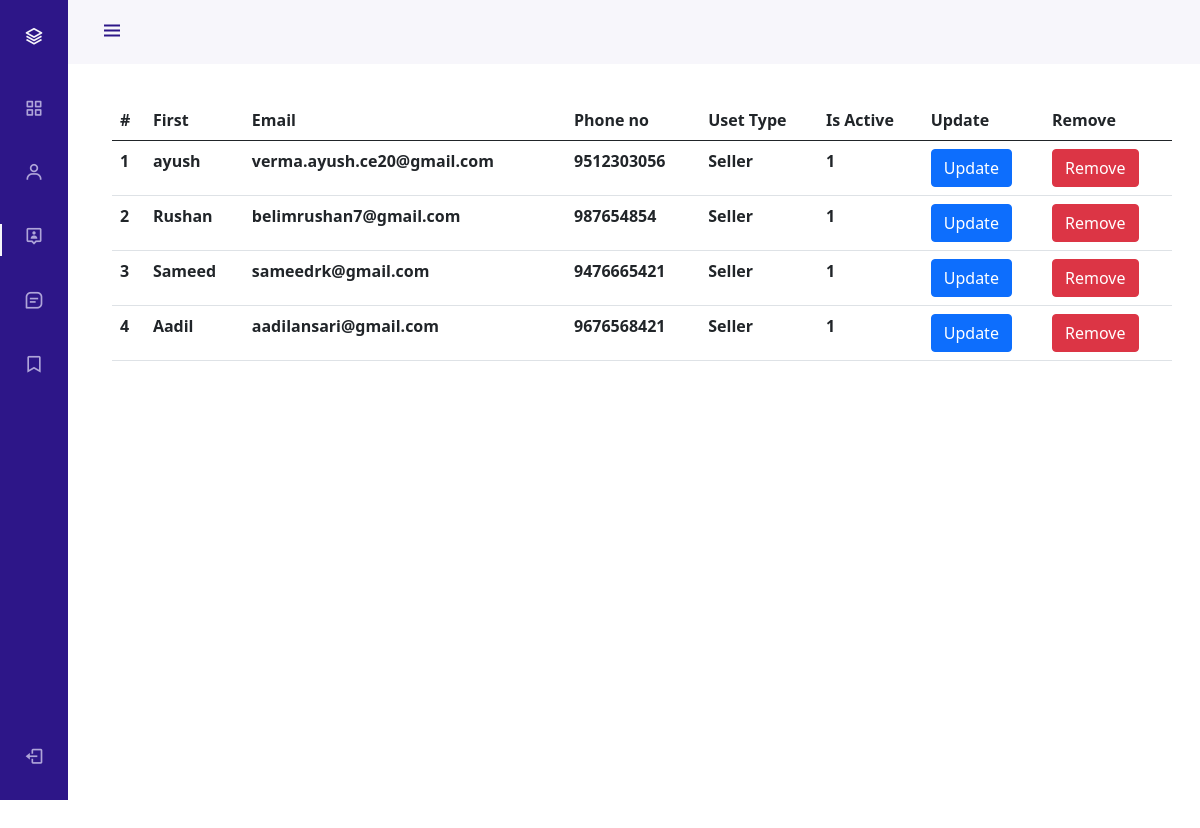
/admin/manage_sellers.php, run on the app's committed database.
### tables this page shows
CREATE TABLE `seller` (
  `s_id` int(5) NOT NULL,
  `s_name` varchar(20) NOT NULL,
  `s_password` varchar(8) NOT NULL,
  `s_email` varchar(50) NOT NULL,
  `s_mobile` varchar(13) NOT NULL,
  `is_active` int(1) NOT NULL
);

### admin/manage_sellers.php (the view, shortened to what this page needs)
<?php
include("db.php");
?>
<!DOCTYPE html>
<html lang="en">
<head>
    <link rel="stylesheet" href="css/nav_style.css">
    <link rel="stylesheet" href="https://cdn.jsdelivr.net/npm/bootstrap@5.0.0-beta1/dist/css/bootstrap.min.css">
    <link rel="stylesheet" href="https://cdn.jsdelivr.net/npm/boxicons@latest/css/boxicons.min.css">
</head>
<body id="body-pd">
    <header class="header" id="header">
        <div class="header_toggle" style=" text-decoration: none"> <i class='bx bx-menu' id="header-toggle"></i> </div>
    </header>
    <div class="l-navbar" id="nav-bar">
        <nav class="nav">
            <div> <a href="dashboard.php" class="nav_logo"  style=" text-decoration: none"> <i class='bx bx-layer nav_logo-icon'></i>
                    <span class="nav_logo-name">Admin name</span> </a>
                <div class="nav_list">
                    <a style=" text-decoration: none" href="#" class="nav_link"> <i
                            class='bx bx-grid-alt nav_icon'></i>
                        <span class="nav_name">Dashboard</span> </a>
                        <a href="manage_buyers.php" class="nav_link"  style=" text-decoration: none"> <i
                            class='bx bx-user nav_icon'></i> <span class="nav_name">Buyers</span> </a>
                            <a style=" text-decoration: none" href="manage_sellers.php" class="nav_link"> <i
                            class='bx bx-user-pin nav_icon'></i> <span class="nav_name active">Seller</span> </a>
                            <a style=" text-decoration: none" href="manage_reviews.php" class="nav_link"> <i
                            class='bx bx-message-square-detail nav_icon'></i> <span class="nav_name ">Reviews</span>
                    </a>
                    <a style=" text-decoration: none" href="manage_contacts.php" class="nav_link "> <i class='bx bx-bookmark nav_icon'></i>
                        <span class="nav_name">Contacts</span> </a>
                </div>
            </div> <a style=" text-decoration: none" href="logout.php" class="nav_link"> <i class='bx bx-log-out nav_icon'></i>
                <span class="nav_name">SignOut</span> </a>
        </nav>
    </div>
    <div class="height-100" style="margin-top: 100px;">
       <div class="container">
        <table class="table">
            <thead>
              <tr>
                <th scope="col">#</th>
                <th scope="col">First</th>
                <th scope="col">Email</th>
                <th scope="col">Phone no</th>
                <th scope="col">Uset Type</th>
                <th scope="col">Is Active</th>
                <th scope="col">Update</th>
                <th scope="col">Remove</th>
              </tr>
            </thead>
            <tbody>
<?php
$query="SELECT * FROM `seller`";
$result=mysqli_query($con,$query);
$count=1;
while($row= mysqli_fetch_assoc($result)){
echo '
<tr>
<th>'.$count.'</th>
<th>'.$row['s_name'].'</th>
<th>'.$row['s_email'].'</th>
<th>'.$row['s_mobile'].'</th>
<th>Seller</th>
<th>'.$row['is_active'].'</th>
<th><a href = "update_sellers.php?id='.$row['s_id'].'" class="btn btn-primary">Update</a></th>
<th><a href = "remove_seller.php?id='.$row['s_id'].'" class="btn btn-danger">Remove</a></th>
</tr>
';
$count++;
}
?>
            </tbody>
          </table>
       </div>
    </div>
</body>
</html>

### admin/css/nav_style.css (style rules this page uses)
:root { --header-height: 3rem; --nav-width: 68px; --first-color: #2d1688; --first-color-light: #AFA5D9; --white-color: #F7F6FB; --body-font: 'Nunito', sans-serif; --normal-font-size: 1rem; --z-fixed: 100 }
body { position: relative; margin: var(--header-height) 0 0 0; padding: 0 1rem; font-family: var(--body-font); font-size: var(--normal-font-size); transition: .5s }
a { text-decoration: none }
.header { width: 100%; height: var(--header-height); position: fixed; top: 0; left: 0; display: flex; align-items: center; justify-content: space-between; padding: 0 1rem; background-color: var(--white-color); z-index: var(--z-fixed); transition: .5s }
.header_toggle { color: var(--first-color); font-size: 1.5rem; cursor: pointer }
.l-navbar { position: fixed; top: 0; left: -30%; width: var(--nav-width); height: 100vh; background-color: var(--first-color); padding: .5rem 1rem 0 0; transition: .5s; z-index: var(--z-fixed) }
.nav { height: 100%; display: flex; flex-direction: column; justify-content: space-between; overflow: hidden }
.nav_logo, .nav_link { display: grid; grid-template-columns: max-content max-content; align-items: center; column-gap: 1rem; padding: .5rem 0 .5rem 1.5rem }
.nav_logo { margin-bottom: 2rem }
.nav_logo-icon { font-size: 1.25rem; color: var(--white-color) }
.nav_link { position: relative; color: var(--first-color-light); margin-bottom: 1.5rem; transition: .3s }
.nav_icon { font-size: 1.25rem }
.height-100 { height: 100vh }
@media screen and (min-width: 768px) { body { margin: calc(var(--header-height) + 1rem) 0 0 0; padding-left: calc(var(--nav-width) + 2rem) } }
@media screen and (min-width: 768px) { .header { height: calc(var(--header-height) + 1rem); padding: 0 2rem 0 calc(var(--nav-width) + 2rem) } }
@media screen and (min-width: 768px) { .l-navbar { left: 0; padding: 1rem 1rem 0 0 } }

### data on the page
seller: s_name "ayush", s_email "verma.ayush.ce20@gmail.com", s_mobile "9512303056", is_active "1"
seller: s_name "Rushan", s_email "belimrushan7@gmail.com", s_mobile "987654854", is_active "1"
seller: s_name "Sameed", s_email "sameedrk@gmail.com", s_mobile "9476665421", is_active "1"
seller: s_name "Aadil", s_email "aadilansari@gmail.com", s_mobile "9676568421", is_active "1"
